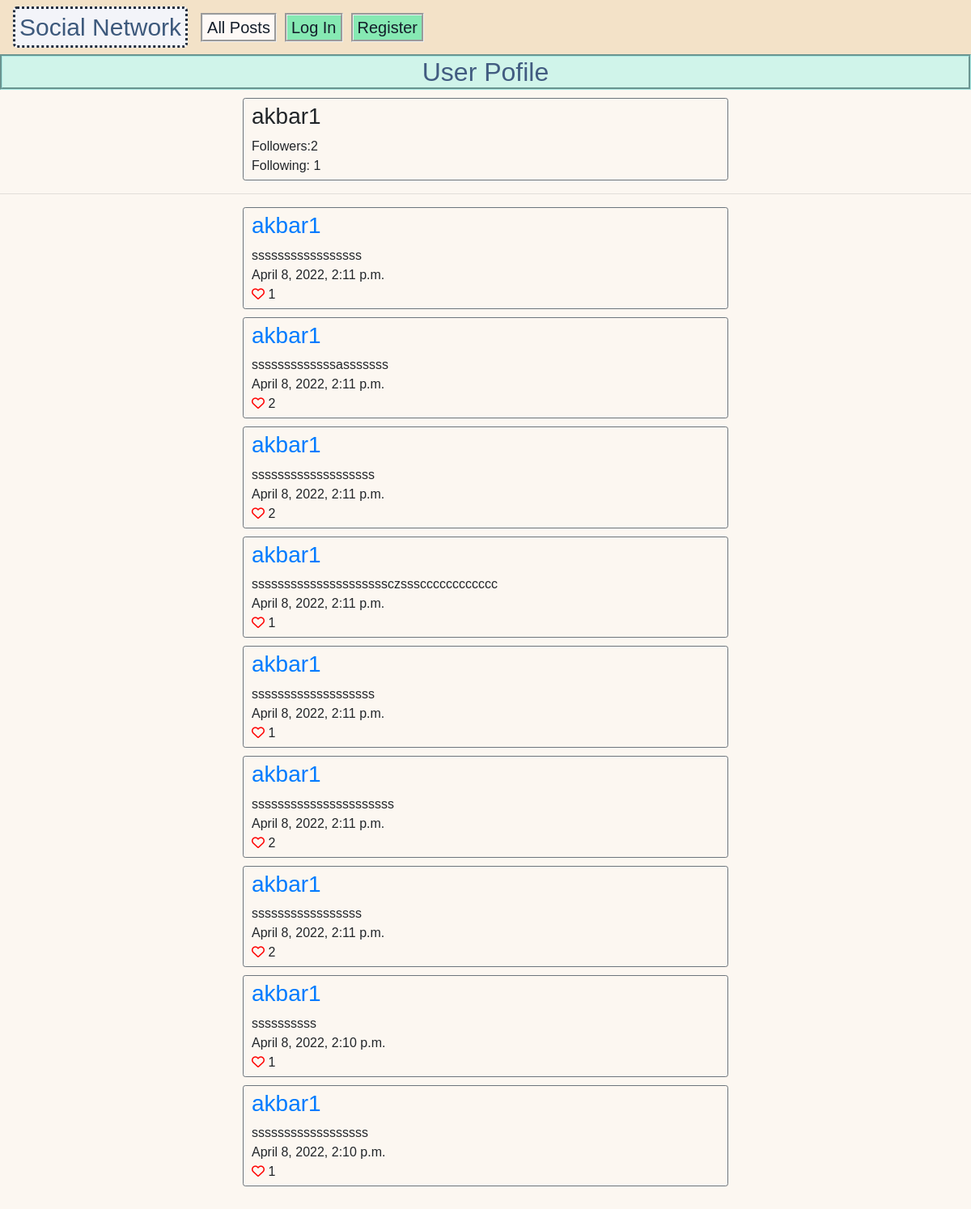
The page /user/3 on the database its author committed.
### network/models.py (models this page shows, shortened)
class User(AbstractUser):
    pass

class Post(models.Model):
    user = models.ForeignKey("User", on_delete=models.CASCADE, related_name="posts")
    message = models.TextField(max_length=POST_MAX_LENGTH, blank=False)
    likes = models.ManyToManyField("User", blank=True, related_name="likes")
    created_on = models.DateTimeField(auto_now_add=True)
    modified_on = models.DateField(auto_now=True)
    @property
    def like_count(self):
        return self.likes.count()

### network/views.py (the view)
# urls.py: path("user/<str:user_id>", views.get_user, name="get_user"),
def get_user(request, user_id):
    user_profile = User.objects.get(id=user_id)
    followed_user, _ = Following.objects.get_or_create(user=user_profile)
    is_following = request.user in followed_user.followers.all()
    numbers_of_followers = followed_user.followers.count()
    number_of_users_followed = user_profile.following.count()
    post_objects = Post.objects.filter(user=user_profile).order_by("-created_on")
    paginator = Paginator(post_objects, 10)  # show 10 posts per page.
    page_number = request.GET.get("page", 1)
    posts = paginator.get_page(page_number)
    return render(
        request,
        "network/profile.html",
        {
            "user": user_profile,
            "following": is_following,
            "number_of_followers": numbers_of_followers,
            "number_of_users_followed": number_of_users_followed,
            "posts": posts,
            "num_page_range": range(posts.paginator.num_pages),
            "current_page": page_number,
            "post_max_length": POST_MAX_LENGTH,
        },
    )

### network/templates/network/profile.html (shortened to what this page needs)
{% extends "network/posts_layout.html" %}
{% load static %}
{% block details %}
    <h2 class="head1">User Pofile</h2>
    <div class="container border border-secondary rounded-sm post-container">
        <div class="row post-row">
            <h3>{{ user.username }}</h3>
        </div>
        <div class="row post-row">
            Followers: <span id="number_of_followers">{{ number_of_followers }}</span>
        </div>
        <div class="row post-row">
            Following: {{ number_of_users_followed }}
        </div>
    </div>
    <div>
        <hr>
    </div>
{% endblock %}

### network/templates/network/posts_layout.html (shortened to what this page needs)
{% extends "network/layout.html" %}
{% block body %}
{% block details %}
{% endblock details %}
    {% if posts %}
    {% for post in posts %}
        <div class="container border border-secondary rounded-sm post-container" data-post_container_id="{{ post.id }}">
            <div class="row post-row">
                <h3><a href="{% url 'get_user' post.user.id %}">{{ post.user.username }}</a></h3>
            </div>
            <div class="row post-row">
                <div data-message="{{ post.id }}">{{ post.message }}</div>
            </div>
            <div class="row post-row">
                <div>{{ post.created_on }}
                </div>
            </div>
            <div class="row post-row">
                <div style="display: inline;">
                    {% if request.user.is_authenticated %}
                        {% if request.user in post.likes.all %}
                            <i data-id="{{ post.id }}" class="fas fa-heart" style="color: red;"></i>
                        {% else %}
                            <i data-id="{{ post.id }}" class="far fa-heart" style="color: red;"></i>
                        {% endif %}
                    {% else %}
                        <a href="{% url 'login' %}"><i class="far fa-heart" style="color: red;"></i></a>
                    {% endif %}
                    <div class="like-count" data-id="{{ post.id }}" style="display: inline;">{{ post.like_count }}</div>
                </div>
            </div>
        </div>
    {% endfor %}
    <div class="pagination justify-content-center" style="margin-top: 20px;">
    </div>
    {% endif %}
{% endblock body %}

### network/templates/network/layout.html (shortened to what this page needs)
{% load static %}
<!DOCTYPE html>
<html lang="en">
    <head>
        <link rel="stylesheet" href="https://stackpath.bootstrapcdn.com/bootstrap/4.4.1/css/bootstrap.min.css">
        <link href="{% static 'network/styles.css' %}" rel="stylesheet">
    </head>
    <body>
        <nav class="navbar navbar-expand-lg navbar-light" style="background-color: #f3e2c8;"">
            <a id="head3" class="navbar-brand" href="{% url 'index' %}">Social Network</a>
            <div>
              <ul class="navbar-nav mr-auto">
                <li class="nav-item">
                  <a id="head2" class="nav-link" href="{% url 'index' %}">All Posts</a>
                </li>
                {% if request.user.is_authenticated %}
                    <li class="nav-item">
                        <a id="head2" class="nav-link" href="{% url 'post' %}">Create Post</a>
                    </li>
                    <li class="nav-item">
                        <a id="head2" class="nav-link" href="{% url 'following' %}">Following</a>
                    </li>
                    <li class="nav-item">
                        <a id="head6" class="nav-link" href="{% url 'logout' %}">Log Out</a>
                    </li>
                {% else %}
                    <li class="nav-item">
                        <a id="head4" class="nav-link" href="{% url 'login' %}">Log In</a>
                    </li>
                    <li class="nav-item">
                        <a id="head4" class="nav-link" href="{% url 'register' %}">Register</a>
                    </li>
                {% endif %}
              </ul>
            </div>
          </nav>
        <div class="body">
            {% block body %}
            {% endblock body %}
        </div>
    </body>
</html>

### network/static/network/styles.css (style rules this page uses)
body { font-family: sans-serif; position:relative; width: 100%; height: 100%; background-color: #fcf7f1; }
.head1 { text-align:center; border-style: groove; border-color:#a7e8e2 ; color: #425c81; background-color: #d0f4ea; font-family: 'Franklin Gothic Medium', 'Arial Narrow', Arial, sans-serif; }
.post-container { max-width: 50vw; margin-top: 10px; padding-top: 5px; padding-bottom: 5px; }
.post-row { padding-left: 10px; padding-right: 10px; }
#head2 { font-size:20px; color: #141e2b; border-style: groove; background-color:#fef9f6; padding: 0px 5px 0px 5px; margin-right: 10px; margin-left: 0px; font-family: 'Franklin Gothic Medium', 'Arial Narrow', Arial, sans-serif; }
#head3 { font-size:30px; color: #3d597c; border: #1f2c3d; border-style: dotted; padding: 0px 5px 0px 5px; background-color: #f3f4f9; border-radius:5px; font-family: 'Franklin Gothic Medium', 'Arial Narrow', Arial, sans-serif; }
#head4 { font-size:20px; color: #141e2b; border-style: groove; padding: 0px 5px 0px 5px; background-color: #86e9b3; margin-right: 10px; margin-left: 0px; }

### rows shown on the page
User: username "akbar1"
Post: user.username "akbar1", message "sssssssssssssssss", created_on "April 8, 2022, 2:11 p.m.", like_count "1"
Post: user.username "akbar1", message "sssssssssssssasssssss", created_on "April 8, 2022, 2:11 p.m.", like_count "2"
Post: user.username "akbar1", message "sssssssssssssssssss", created_on "April 8, 2022, 2:11 p.m.", like_count "2"
Post: user.username "akbar1", message "sssssssssssssssssssssczssscccccccccccc", created_on "April 8, 2022, 2:11 p.m.", like_count "1"
Post: user.username "akbar1", message "sssssssssssssssssss", created_on "April 8, 2022, 2:11 p.m.", like_count "1"
Post: user.username "akbar1", message "ssssssssssssssssssssss", created_on "April 8, 2022, 2:11 p.m.", like_count "2"
Post: user.username "akbar1", message "sssssssssssssssss", created_on "April 8, 2022, 2:11 p.m.", like_count "2"
Post: user.username "akbar1", message "ssssssssss", created_on "April 8, 2022, 2:10 p.m.", like_count "1"
Post: user.username "akbar1", message "ssssssssssssssssss", created_on "April 8, 2022, 2:10 p.m.", like_count "1"

### other values the page prints
{{ number_of_followers }} "2"
{{ number_of_users_followed }} "1"
